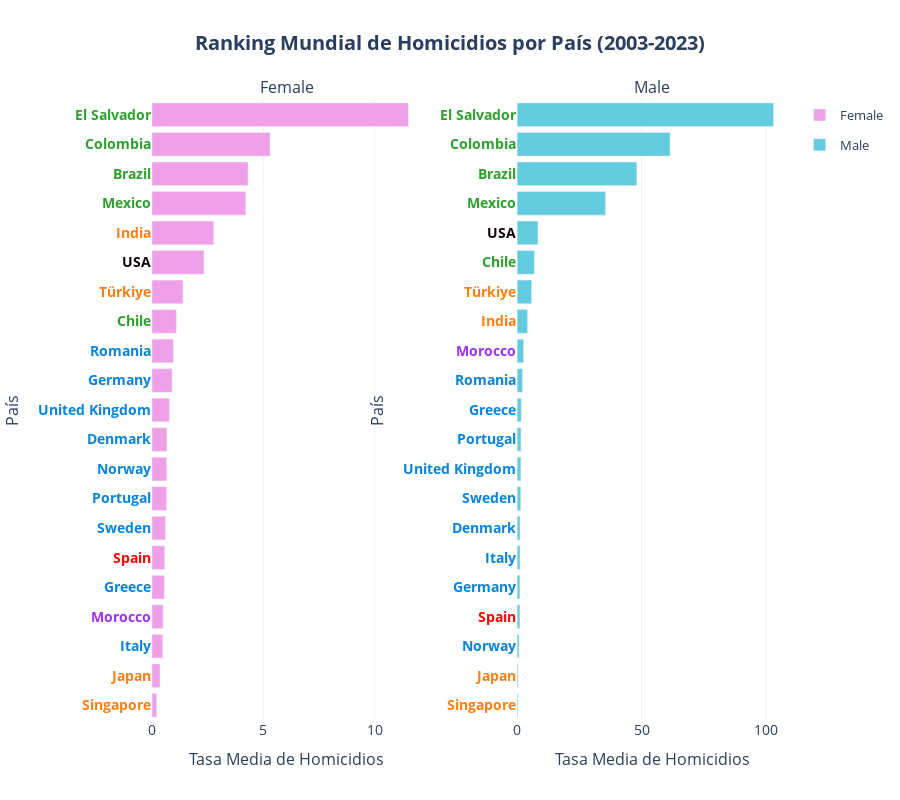
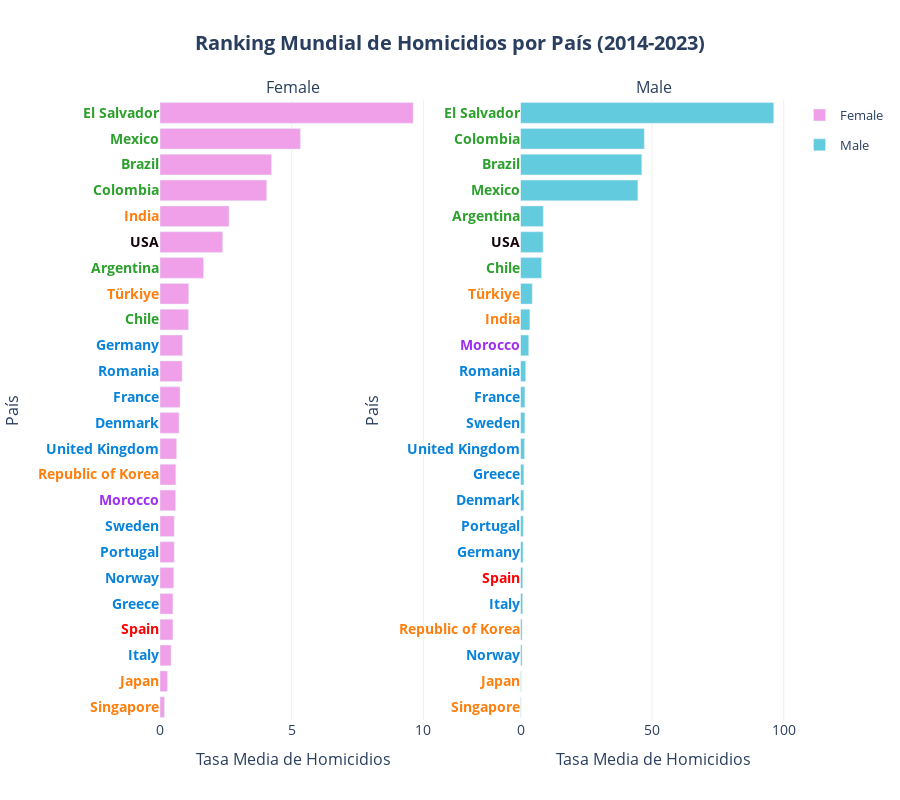
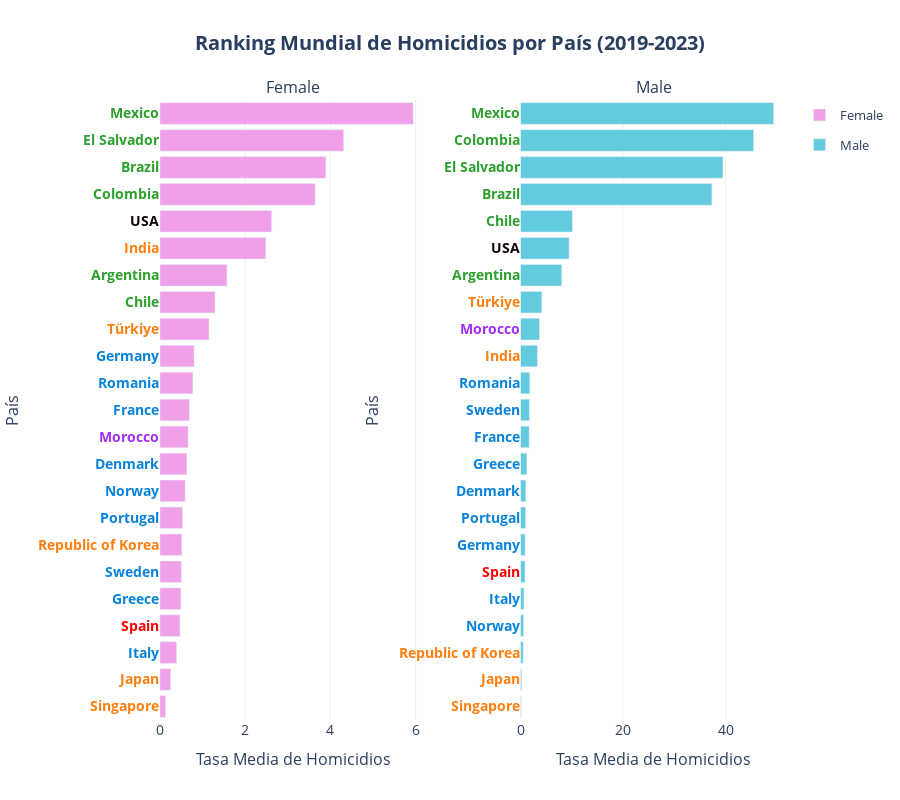

Notebook code cell kept with these figures, in order:
### Code cell
for initial_year in ranking_initial_years:

    barplot_01b(
        df = df_ranking_country[initial_year], 
        x='mean_homicides_rate', 
        y='Country', 
        orientation='h', 
        color='Sex',
        facet_col='Sex', 
        yticks_color_column='Region_2',
        yticks_color_map=COLOR_MAP['Region_2'],
        color_discrete_map=COLOR_MAP['Sex'], 
        category_orders=CATEGORY_ORDERS,
        hover_data=HOVER_DATA['ranking_country'], 
        labels=LABELS['ranking'],
        hovertemplate=HOVER_TEMPLATES['ranking_country'],
        title=f"Ranking Mundial de Homicidios por País ({initial_year}-2023)",
        plot_save_path=os.path.join(PROJECT_PATH, 'plots', f'{initial_year}_2023_' + PLOT_FILENAME['ranking_country']), 
        show=True
        )

### Figure 1 — Plotly figure (JSON) as saved in the notebook; plotly's stock layout.template omitted (floating-point values rounded to 4 significant figures)
{"data": [{"cliponaxis": false, "customdata": [["Asia"], ["Asia"], ["Europe"], ["Africa"], ["Europe"], ["Spain"], ["Europe"], ["Europe"], ["Europe"], ["Europe"], ["Europe"], ["Europe"], ["Europe"], ["Latam"], ["Asia"], ["USA"], ["Asia"], ["Latam"], ["Latam"], ["Latam"], ["Latam"]], "hovertemplate": "<b style='font-size: 14px'>%{y}</b><br><br><b>Región:</b> %{customdata[0]}<br><b>Tasa Media de Homicidios:</b> %{x:.2f}<br><extra></extra>", "legendgroup": "Female", "marker": {"color": "#EFA0E8", "pattern": {"shape": ""}}, "name": "Female", "orientation": "h", "showlegend": true, "textangle": 0, "textfont": {"size": 12}, "textposition": "outside", "type": "bar", "x": [0.21, 0.36, 0.48, 0.5, 0.55, 0.57, 0.6, 0.65, 0.66, 0.67, 0.78, 0.9, 0.96, 1.09, 1.39, 2.33, 2.77, 4.21, 4.31, 5.3, 11.51], "xaxis": "x", "y": ["Singapore", "Japan", "Italy", "Morocco", "Greece", "Spain", "Sweden", "Portugal", "Norway", "Denmark", "United Kingdom", "Germany", "Romania", "Chile", "Türkiye", "USA", "India", "Mexico", "Brazil", "Colombia", "El Salvador"], "yaxis": "y"}, {"cliponaxis": false, "customdata": [["Asia"], ["Asia"], ["Europe"], ["Europe"], ["Spain"], ["Europe"], ["Europe"], ["Europe"], ["Europe"], ["Europe"], ["Europe"], ["Europe"], ["Africa"], ["Asia"], ["Asia"], ["Latam"], ["USA"], ["Latam"], ["Latam"], ["Latam"], ["Latam"]], "hovertemplate": "<b style='font-size: 14px'>%{y}</b><br><br><b>Región:</b> %{customdata[0]}<br><b>Tasa Media de Homicidios:</b> %{x:.2f}<br><extra></extra>", "legendgroup": "Male", "marker": {"color": "#62CBDE", "pattern": {"shape": ""}}, "name": "Male", "orientation": "h", "showlegend": true, "textangle": 0, "textfont": {"size": 12}, "textposition": "outside", "type": "bar", "x": [0.32, 0.34, 0.77, 1.09, 1.09, 1.14, 1.15, 1.45, 1.5, 1.54, 1.66, 2.14, 2.61, 4.16, 5.81, 6.9, 8.36, 35.45, 48.07, 61.44, 103.0], "xaxis": "x2", "y": ["Singapore", "Japan", "Norway", "Germany", "Spain", "Italy", "Denmark", "Sweden", "United Kingdom", "Portugal", "Greece", "Romania", "Morocco", "India", "Türkiye", "Chile", "USA", "Mexico", "Brazil", "Colombia", "El Salvador"], "yaxis": "y2"}], "layout": {"annotations": [{"font": {"size": 16}, "showarrow": false, "text": "Female", "x": 0.2125, "xanchor": "center", "xref": "paper", "y": 1, "yanchor": "bottom", "yref": "paper"}, {"font": {"size": 16}, "showarrow": false, "text": "Male", "x": 0.7875, "xanchor": "center", "xref": "paper", "y": 1, "yanchor": "bottom", "yref": "paper"}], "height": 800, "legend": {"font": {"size": 13}, "title": {"font": {"size": 15}}}, "plot_bgcolor": "white", "title": {"font": {"size": 20}, "text": "<b>Ranking Mundial de Homicidios por País (2003-2023)</b>", "x": 0.5, "xanchor": "center"}, "xaxis": {"anchor": "y", "domain": [0, 0.425], "gridcolor": "#f0f0f0", "showgrid": true, "tickfont": {"size": 14}, "title": {"font": {"size": 16}, "text": "Tasa Media de Homicidios"}}, "xaxis2": {"anchor": "y2", "domain": [0.575, 1], "gridcolor": "#f0f0f0", "showgrid": true, "tickfont": {"size": 14}, "title": {"font": {"size": 16}, "text": "Tasa Media de Homicidios"}}, "yaxis": {"anchor": "x", "automargin": true, "categoryarray": ["Singapore", "Japan", "Italy", "Morocco", "Greece", "Spain", "Sweden", "Portugal", "Norway", "Denmark", "United Kingdom", "Germany", "Romania", "Chile", "Türkiye", "USA", "India", "Mexico", "Brazil", "Colombia", "El Salvador"], "categoryorder": "array", "domain": [0, 1], "showgrid": false, "tickfont": {"size": 14}, "tickmode": "array", "ticktext": ["<span style='color:#ff7f0e; font-weight:bold'>Singapore</span>", "<span style='color:#ff7f0e; font-weight:bold'>Japan</span>", "<span style='color:#0883db; font-weight:bold'>Italy</span>", "<span style='color:#a02ff1; font-weight:bold'>Morocco</span>", "<span style='color:#0883db; font-weight:bold'>Greece</span>", "<span style='color:#FF0000; font-weight:bold'>Spain</span>", "<span style='color:#0883db; font-weight:bold'>Sweden</span>", "<span style='color:#0883db; font-weight:bold'>Portugal</span>", "<span style='color:#0883db; font-weight:bold'>Norway</span>", "<span style='color:#0883db; font-weight:bold'>Denmark</span>", "<span style='color:#0883db; font-weight:bold'>United Kingdom</span>", "<span style='color:#0883db; font-weight:bold'>Germany</span>", "<span style='color:#0883db; font-weight:bold'>Romania</span>", "<span style='color:#2ca02c; font-weight:bold'>Chile</span>", "<span style='color:#ff7f0e; font-weight:bold'>Türkiye</span>", "<span style='color:#13020D; font-weight:bold'>USA</span>", "<span style='color:#ff7f0e; font-weight:bold'>India</span>", "<span style='color:#2ca02c; font-weight:bold'>Mexico</span>", "<span style='color:#2ca02c; font-weight:bold'>Brazil</span>", "<span style='color:#2ca02c; font-weight:bold'>Colombia</span>", "<span style='color:#2ca02c; font-weight:bold'>El Salvador</span>"], "tickvals": ["Singapore", "Japan", "Italy", "Morocco", "Greece", "Spain", "Sweden", "Portugal", "Norway", "Denmark", "United Kingdom", "Germany", "Romania", "Chile", "Türkiye", "USA", "India", "Mexico", "Brazil", "Colombia", "El Salvador"], "title": {"font": {"size": 16}, "text": "País"}, "type": "category"}, "yaxis2": {"anchor": "x2", "automargin": true, "categoryarray": ["Singapore", "Japan", "Norway", "Spain", "Germany", "Italy", "Denmark", "Sweden", "United Kingdom", "Portugal", "Greece", "Romania", "Morocco", "India", "Türkiye", "Chile", "USA", "Mexico", "Brazil", "Colombia", "El Salvador"], "categoryorder": "array", "domain": [0, 1], "showgrid": false, "tickfont": {"size": 14}, "tickmode": "array", "ticktext": ["<span style='color:#ff7f0e; font-weight:bold'>Singapore</span>", "<span style='color:#ff7f0e; font-weight:bold'>Japan</span>", "<span style='color:#0883db; font-weight:bold'>Norway</span>", "<span style='color:#FF0000; font-weight:bold'>Spain</span>", "<span style='color:#0883db; font-weight:bold'>Germany</span>", "<span style='color:#0883db; font-weight:bold'>Italy</span>", "<span style='color:#0883db; font-weight:bold'>Denmark</span>", "<span style='color:#0883db; font-weight:bold'>Sweden</span>", "<span style='color:#0883db; font-weight:bold'>United Kingdom</span>", "<span style='color:#0883db; font-weight:bold'>Portugal</span>", "<span style='color:#0883db; font-weight:bold'>Greece</span>", "<span style='color:#0883db; font-weight:bold'>Romania</span>", "<span style='color:#a02ff1; font-weight:bold'>Morocco</span>", "<span style='color:#ff7f0e; font-weight:bold'>India</span>", "<span style='color:#ff7f0e; font-weight:bold'>Türkiye</span>", "<span style='color:#2ca02c; font-weight:bold'>Chile</span>", "<span style='color:#13020D; font-weight:bold'>USA</span>", "<span style='color:#2ca02c; font-weight:bold'>Mexico</span>", "<span style='color:#2ca02c; font-weight:bold'>Brazil</span>", "<span style='color:#2ca02c; font-weight:bold'>Colombia</span>", "<span style='color:#2ca02c; font-weight:bold'>El Salvador</span>"], "tickvals": ["Singapore", "Japan", "Norway", "Spain", "Germany", "Italy", "Denmark", "Sweden", "United Kingdom", "Portugal", "Greece", "Romania", "Morocco", "India", "Türkiye", "Chile", "USA", "Mexico", "Brazil", "Colombia", "El Salvador"], "title": {"font": {"size": 16}, "text": "País"}, "type": "category"}}}

### Figure 2 — Plotly figure (JSON) as saved in the notebook; plotly's stock layout.template omitted (floating-point values rounded to 4 significant figures)
{"data": [{"cliponaxis": false, "customdata": [["Asia"], ["Asia"], ["Europe"], ["Europe"], ["Spain"], ["Europe"], ["Europe"], ["Europe"], ["Africa"], ["Asia"], ["Europe"], ["Europe"], ["Europe"], ["Europe"], ["Europe"], ["Latam"], ["Asia"], ["Latam"], ["USA"], ["Asia"], ["Latam"], ["Latam"], ["Latam"], ["Latam"]], "hovertemplate": "<b style='font-size: 14px'>%{y}</b><br><br><b>Región:</b> %{customdata[0]}<br><b>Tasa Media de Homicidios:</b> %{x:.2f}<br><extra></extra>", "legendgroup": "Female", "marker": {"color": "#EFA0E8", "pattern": {"shape": ""}}, "name": "Female", "orientation": "h", "showlegend": true, "textangle": 0, "textfont": {"size": 12}, "textposition": "outside", "type": "bar", "x": [0.17, 0.28, 0.42, 0.49, 0.49, 0.52, 0.54, 0.54, 0.59, 0.6, 0.63, 0.72, 0.76, 0.84, 0.85, 1.08, 1.09, 1.65, 2.38, 2.62, 4.05, 4.23, 5.33, 9.61], "xaxis": "x", "y": ["Singapore", "Japan", "Italy", "Greece", "Spain", "Norway", "Sweden", "Portugal", "Morocco", "Republic of Korea", "United Kingdom", "Denmark", "France", "Romania", "Germany", "Chile", "Türkiye", "Argentina", "USA", "India", "Colombia", "Brazil", "Mexico", "El Salvador"], "yaxis": "y"}, {"cliponaxis": false, "customdata": [["Asia"], ["Asia"], ["Europe"], ["Asia"], ["Europe"], ["Spain"], ["Europe"], ["Europe"], ["Europe"], ["Europe"], ["Europe"], ["Europe"], ["Europe"], ["Europe"], ["Africa"], ["Asia"], ["Asia"], ["Latam"], ["USA"], ["Latam"], ["Latam"], ["Latam"], ["Latam"], ["Latam"]], "hovertemplate": "<b style='font-size: 14px'>%{y}</b><br><br><b>Región:</b> %{customdata[0]}<br><b>Tasa Media de Homicidios:</b> %{x:.2f}<br><extra></extra>", "legendgroup": "Male", "marker": {"color": "#62CBDE", "pattern": {"shape": ""}}, "name": "Male", "orientation": "h", "showlegend": true, "textangle": 0, "textfont": {"size": 12}, "textposition": "outside", "type": "bar", "x": [0.2, 0.24, 0.57, 0.58, 0.8, 0.84, 0.96, 1.04, 1.23, 1.26, 1.5, 1.64, 1.66, 1.96, 3.1, 3.54, 4.45, 7.98, 8.59, 8.65, 44.58, 46.08, 47.03, 96.2], "xaxis": "x2", "y": ["Singapore", "Japan", "Norway", "Republic of Korea", "Italy", "Spain", "Germany", "Portugal", "Denmark", "Greece", "United Kingdom", "Sweden", "France", "Romania", "Morocco", "India", "Türkiye", "Chile", "USA", "Argentina", "Mexico", "Brazil", "Colombia", "El Salvador"], "yaxis": "y2"}], "layout": {"annotations": [{"font": {"size": 16}, "showarrow": false, "text": "Female", "x": 0.2125, "xanchor": "center", "xref": "paper", "y": 1, "yanchor": "bottom", "yref": "paper"}, {"font": {"size": 16}, "showarrow": false, "text": "Male", "x": 0.7875, "xanchor": "center", "xref": "paper", "y": 1, "yanchor": "bottom", "yref": "paper"}], "height": 800, "legend": {"font": {"size": 13}, "title": {"font": {"size": 15}}}, "plot_bgcolor": "white", "title": {"font": {"size": 20}, "text": "<b>Ranking Mundial de Homicidios por País (2014-2023)</b>", "x": 0.5, "xanchor": "center"}, "xaxis": {"anchor": "y", "domain": [0, 0.425], "gridcolor": "#f0f0f0", "showgrid": true, "tickfont": {"size": 14}, "title": {"font": {"size": 16}, "text": "Tasa Media de Homicidios"}}, "xaxis2": {"anchor": "y2", "domain": [0.575, 1], "gridcolor": "#f0f0f0", "showgrid": true, "tickfont": {"size": 14}, "title": {"font": {"size": 16}, "text": "Tasa Media de Homicidios"}}, "yaxis": {"anchor": "x", "automargin": true, "categoryarray": ["Singapore", "Japan", "Italy", "Spain", "Greece", "Norway", "Portugal", "Sweden", "Morocco", "Republic of Korea", "United Kingdom", "Denmark", "France", "Romania", "Germany", "Chile", "Türkiye", "Argentina", "USA", "India", "Colombia", "Brazil", "Mexico", "El Salvador"], "categoryorder": "array", "domain": [0, 1], "showgrid": false, "tickfont": {"size": 14}, "tickmode": "array", "ticktext": ["<span style='color:#ff7f0e; font-weight:bold'>Singapore</span>", "<span style='color:#ff7f0e; font-weight:bold'>Japan</span>", "<span style='color:#0883db; font-weight:bold'>Italy</span>", "<span style='color:#FF0000; font-weight:bold'>Spain</span>", "<span style='color:#0883db; font-weight:bold'>Greece</span>", "<span style='color:#0883db; font-weight:bold'>Norway</span>", "<span style='color:#0883db; font-weight:bold'>Portugal</span>", "<span style='color:#0883db; font-weight:bold'>Sweden</span>", "<span style='color:#a02ff1; font-weight:bold'>Morocco</span>", "<span style='color:#ff7f0e; font-weight:bold'>Republic of Korea</span>", "<span style='color:#0883db; font-weight:bold'>United Kingdom</span>", "<span style='color:#0883db; font-weight:bold'>Denmark</span>", "<span style='color:#0883db; font-weight:bold'>France</span>", "<span style='color:#0883db; font-weight:bold'>Romania</span>", "<span style='color:#0883db; font-weight:bold'>Germany</span>", "<span style='color:#2ca02c; font-weight:bold'>Chile</span>", "<span style='color:#ff7f0e; font-weight:bold'>Türkiye</span>", "<span style='color:#2ca02c; font-weight:bold'>Argentina</span>", "<span style='color:#13020D; font-weight:bold'>USA</span>", "<span style='color:#ff7f0e; font-weight:bold'>India</span>", "<span style='color:#2ca02c; font-weight:bold'>Colombia</span>", "<span style='color:#2ca02c; font-weight:bold'>Brazil</span>", "<span style='color:#2ca02c; font-weight:bold'>Mexico</span>", "<span style='color:#2ca02c; font-weight:bold'>El Salvador</span>"], "tickvals": ["Singapore", "Japan", "Italy", "Spain", "Greece", "Norway", "Portugal", "Sweden", "Morocco", "Republic of Korea", "United Kingdom", "Denmark", "France", "Romania", "Germany", "Chile", "Türkiye", "Argentina", "USA", "India", "Colombia", "Brazil", "Mexico", "El Salvador"], "title": {"font": {"size": 16}, "text": "País"}, "type": "category"}, "yaxis2": {"anchor": "x2", "automargin": true, "categoryarray": ["Singapore", "Japan", "Norway", "Republic of Korea", "Italy", "Spain", "Germany", "Portugal", "Denmark", "Greece", "United Kingdom", "Sweden", "France", "Romania", "Morocco", "India", "Türkiye", "Chile", "USA", "Argentina", "Mexico", "Brazil", "Colombia", "El Salvador"], "categoryorder": "array", "domain": [0, 1], "showgrid": false, "tickfont": {"size": 14}, "tickmode": "array", "ticktext": ["<span style='color:#ff7f0e; font-weight:bold'>Singapore</span>", "<span style='color:#ff7f0e; font-weight:bold'>Japan</span>", "<span style='color:#0883db; font-weight:bold'>Norway</span>", "<span style='color:#ff7f0e; font-weight:bold'>Republic of Korea</span>", "<span style='color:#0883db; font-weight:bold'>Italy</span>", "<span style='color:#FF0000; font-weight:bold'>Spain</span>", "<span style='color:#0883db; font-weight:bold'>Germany</span>", "<span style='color:#0883db; font-weight:bold'>Portugal</span>", "<span style='color:#0883db; font-weight:bold'>Denmark</span>", "<span style='color:#0883db; font-weight:bold'>Greece</span>", "<span style='color:#0883db; font-weight:bold'>United Kingdom</span>", "<span style='color:#0883db; font-weight:bold'>Sweden</span>", "<span style='color:#0883db; font-weight:bold'>France</span>", "<span style='color:#0883db; font-weight:bold'>Romania</span>", "<span style='color:#a02ff1; font-weight:bold'>Morocco</span>", "<span style='color:#ff7f0e; font-weight:bold'>India</span>", "<span style='color:#ff7f0e; font-weight:bold'>Türkiye</span>", "<span style='color:#2ca02c; font-weight:bold'>Chile</span>", "<span style='color:#13020D; font-weight:bold'>USA</span>", "<span style='color:#2ca02c; font-weight:bold'>Argentina</span>", "<span style='color:#2ca02c; font-weight:bold'>Mexico</span>", "<span style='color:#2ca02c; font-weight:bold'>Brazil</span>", "<span style='color:#2ca02c; font-weight:bold'>Colombia</span>", "<span style='color:#2ca02c; font-weight:bold'>El Salvador</span>"], "tickvals": ["Singapore", "Japan", "Norway", "Republic of Korea", "Italy", "Spain", "Germany", "Portugal", "Denmark", "Greece", "United Kingdom", "Sweden", "France", "Romania", "Morocco", "India", "Türkiye", "Chile", "USA", "Argentina", "Mexico", "Brazil", "Colombia", "El Salvador"], "title": {"font": {"size": 16}, "text": "País"}, "type": "category"}}}

### Figure 3 — Plotly figure (JSON) as saved in the notebook; plotly's stock layout.template omitted (floating-point values rounded to 4 significant figures)
{"data": [{"cliponaxis": false, "customdata": [["Asia"], ["Asia"], ["Europe"], ["Spain"], ["Europe"], ["Europe"], ["Asia"], ["Europe"], ["Europe"], ["Europe"], ["Africa"], ["Europe"], ["Europe"], ["Europe"], ["Asia"], ["Latam"], ["Latam"], ["Asia"], ["USA"], ["Latam"], ["Latam"], ["Latam"], ["Latam"]], "hovertemplate": "<b style='font-size: 14px'>%{y}</b><br><br><b>Región:</b> %{customdata[0]}<br><b>Tasa Media de Homicidios:</b> %{x:.2f}<br><extra></extra>", "legendgroup": "Female", "marker": {"color": "#EFA0E8", "pattern": {"shape": ""}}, "name": "Female", "orientation": "h", "showlegend": true, "textangle": 0, "textfont": {"size": 12}, "textposition": "outside", "type": "bar", "x": [0.13, 0.25, 0.39, 0.47, 0.49, 0.5, 0.51, 0.53, 0.59, 0.63, 0.66, 0.69, 0.77, 0.8, 1.15, 1.29, 1.57, 2.48, 2.62, 3.64, 3.89, 4.31, 5.94], "xaxis": "x", "y": ["Singapore", "Japan", "Italy", "Spain", "Greece", "Sweden", "Republic of Korea", "Portugal", "Norway", "Denmark", "Morocco", "France", "Romania", "Germany", "Türkiye", "Chile", "Argentina", "India", "USA", "Colombia", "Brazil", "El Salvador", "Mexico"], "yaxis": "y"}, {"cliponaxis": false, "customdata": [["Asia"], ["Asia"], ["Asia"], ["Europe"], ["Europe"], ["Spain"], ["Europe"], ["Europe"], ["Europe"], ["Europe"], ["Europe"], ["Europe"], ["Europe"], ["Asia"], ["Africa"], ["Asia"], ["Latam"], ["USA"], ["Latam"], ["Latam"], ["Latam"], ["Latam"], ["Latam"]], "hovertemplate": "<b style='font-size: 14px'>%{y}</b><br><br><b>Región:</b> %{customdata[0]}<br><b>Tasa Media de Homicidios:</b> %{x:.2f}<br><extra></extra>", "legendgroup": "Male", "marker": {"color": "#62CBDE", "pattern": {"shape": ""}}, "name": "Male", "orientation": "h", "showlegend": true, "textangle": 0, "textfont": {"size": 12}, "textposition": "outside", "type": "bar", "x": [0.14, 0.22, 0.52, 0.58, 0.67, 0.88, 0.9, 0.99, 1.03, 1.23, 1.69, 1.74, 1.81, 3.31, 3.71, 4.15, 8.04, 9.48, 10.12, 37.35, 39.49, 45.47, 49.4], "xaxis": "x2", "y": ["Singapore", "Japan", "Republic of Korea", "Norway", "Italy", "Spain", "Germany", "Portugal", "Denmark", "Greece", "France", "Sweden", "Romania", "India", "Morocco", "Türkiye", "Argentina", "USA", "Chile", "Brazil", "El Salvador", "Colombia", "Mexico"], "yaxis": "y2"}], "layout": {"annotations": [{"font": {"size": 16}, "showarrow": false, "text": "Female", "x": 0.2125, "xanchor": "center", "xref": "paper", "y": 1, "yanchor": "bottom", "yref": "paper"}, {"font": {"size": 16}, "showarrow": false, "text": "Male", "x": 0.7875, "xanchor": "center", "xref": "paper", "y": 1, "yanchor": "bottom", "yref": "paper"}], "height": 800, "legend": {"font": {"size": 13}, "title": {"font": {"size": 15}}}, "plot_bgcolor": "white", "title": {"font": {"size": 20}, "text": "<b>Ranking Mundial de Homicidios por País (2019-2023)</b>", "x": 0.5, "xanchor": "center"}, "xaxis": {"anchor": "y", "domain": [0, 0.425], "gridcolor": "#f0f0f0", "showgrid": true, "tickfont": {"size": 14}, "title": {"font": {"size": 16}, "text": "Tasa Media de Homicidios"}}, "xaxis2": {"anchor": "y2", "domain": [0.575, 1], "gridcolor": "#f0f0f0", "showgrid": true, "tickfont": {"size": 14}, "title": {"font": {"size": 16}, "text": "Tasa Media de Homicidios"}}, "yaxis": {"anchor": "x", "automargin": true, "categoryarray": ["Singapore", "Japan", "Italy", "Spain", "Greece", "Sweden", "Republic of Korea", "Portugal", "Norway", "Denmark", "Morocco", "France", "Romania", "Germany", "Türkiye", "Chile", "Argentina", "India", "USA", "Colombia", "Brazil", "El Salvador", "Mexico"], "categoryorder": "array", "domain": [0, 1], "showgrid": false, "tickfont": {"size": 14}, "tickmode": "array", "ticktext": ["<span style='color:#ff7f0e; font-weight:bold'>Singapore</span>", "<span style='color:#ff7f0e; font-weight:bold'>Japan</span>", "<span style='color:#0883db; font-weight:bold'>Italy</span>", "<span style='color:#FF0000; font-weight:bold'>Spain</span>", "<span style='color:#0883db; font-weight:bold'>Greece</span>", "<span style='color:#0883db; font-weight:bold'>Sweden</span>", "<span style='color:#ff7f0e; font-weight:bold'>Republic of Korea</span>", "<span style='color:#0883db; font-weight:bold'>Portugal</span>", "<span style='color:#0883db; font-weight:bold'>Norway</span>", "<span style='color:#0883db; font-weight:bold'>Denmark</span>", "<span style='color:#a02ff1; font-weight:bold'>Morocco</span>", "<span style='color:#0883db; font-weight:bold'>France</span>", "<span style='color:#0883db; font-weight:bold'>Romania</span>", "<span style='color:#0883db; font-weight:bold'>Germany</span>", "<span style='color:#ff7f0e; font-weight:bold'>Türkiye</span>", "<span style='color:#2ca02c; font-weight:bold'>Chile</span>", "<span style='color:#2ca02c; font-weight:bold'>Argentina</span>", "<span style='color:#ff7f0e; font-weight:bold'>India</span>", "<span style='color:#13020D; font-weight:bold'>USA</span>", "<span style='color:#2ca02c; font-weight:bold'>Colombia</span>", "<span style='color:#2ca02c; font-weight:bold'>Brazil</span>", "<span style='color:#2ca02c; font-weight:bold'>El Salvador</span>", "<span style='color:#2ca02c; font-weight:bold'>Mexico</span>"], "tickvals": ["Singapore", "Japan", "Italy", "Spain", "Greece", "Sweden", "Republic of Korea", "Portugal", "Norway", "Denmark", "Morocco", "France", "Romania", "Germany", "Türkiye", "Chile", "Argentina", "India", "USA", "Colombia", "Brazil", "El Salvador", "Mexico"], "title": {"font": {"size": 16}, "text": "País"}, "type": "category"}, "yaxis2": {"anchor": "x2", "automargin": true, "categoryarray": ["Singapore", "Japan", "Republic of Korea", "Norway", "Italy", "Spain", "Germany", "Portugal", "Denmark", "Greece", "France", "Sweden", "Romania", "India", "Morocco", "Türkiye", "Argentina", "USA", "Chile", "Brazil", "El Salvador", "Colombia", "Mexico"], "categoryorder": "array", "domain": [0, 1], "showgrid": false, "tickfont": {"size": 14}, "tickmode": "array", "ticktext": ["<span style='color:#ff7f0e; font-weight:bold'>Singapore</span>", "<span style='color:#ff7f0e; font-weight:bold'>Japan</span>", "<span style='color:#ff7f0e; font-weight:bold'>Republic of Korea</span>", "<span style='color:#0883db; font-weight:bold'>Norway</span>", "<span style='color:#0883db; font-weight:bold'>Italy</span>", "<span style='color:#FF0000; font-weight:bold'>Spain</span>", "<span style='color:#0883db; font-weight:bold'>Germany</span>", "<span style='color:#0883db; font-weight:bold'>Portugal</span>", "<span style='color:#0883db; font-weight:bold'>Denmark</span>", "<span style='color:#0883db; font-weight:bold'>Greece</span>", "<span style='color:#0883db; font-weight:bold'>France</span>", "<span style='color:#0883db; font-weight:bold'>Sweden</span>", "<span style='color:#0883db; font-weight:bold'>Romania</span>", "<span style='color:#ff7f0e; font-weight:bold'>India</span>", "<span style='color:#a02ff1; font-weight:bold'>Morocco</span>", "<span style='color:#ff7f0e; font-weight:bold'>Türkiye</span>", "<span style='color:#2ca02c; font-weight:bold'>Argentina</span>", "<span style='color:#13020D; font-weight:bold'>USA</span>", "<span style='color:#2ca02c; font-weight:bold'>Chile</span>", "<span style='color:#2ca02c; font-weight:bold'>Brazil</span>", "<span style='color:#2ca02c; font-weight:bold'>El Salvador</span>", "<span style='color:#2ca02c; font-weight:bold'>Colombia</span>", "<span style='color:#2ca02c; font-weight:bold'>Mexico</span>"], "tickvals": ["Singapore", "Japan", "Republic of Korea", "Norway", "Italy", "Spain", "Germany", "Portugal", "Denmark", "Greece", "France", "Sweden", "Romania", "India", "Morocco", "Türkiye", "Argentina", "USA", "Chile", "Brazil", "El Salvador", "Colombia", "Mexico"], "title": {"font": {"size": 16}, "text": "País"}, "type": "category"}}}
